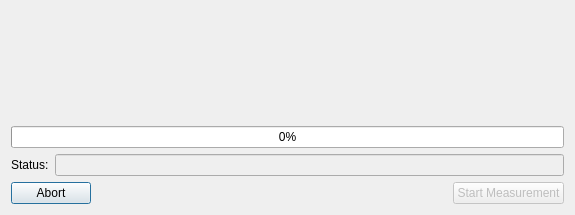
<?xml version="1.0" encoding="UTF-8"?>
<ui version="4.0">
 <class>AutomaticAmplitudeDialog</class>
 <widget class="QDialog" name="AutomaticAmplitudeDialog">
  <property name="enabled">
   <bool>true</bool>
  </property>
  <property name="geometry">
   <rect>
    <x>0</x>
    <y>0</y>
    <width>575</width>
    <height>215</height>
   </rect>
  </property>
  <property name="sizePolicy">
   <sizepolicy hsizetype="Maximum" vsizetype="Preferred">
    <horstretch>0</horstretch>
    <verstretch>0</verstretch>
   </sizepolicy>
  </property>
  <property name="windowTitle">
   <string>Automatic Measurement</string>
  </property>
  <property name="modal">
   <bool>true</bool>
  </property>
  <layout class="QVBoxLayout" name="verticalLayout" stretch="1,0,0,0">
   <item>
    <widget class="QLabel" name="explanation">
     <property name="sizePolicy">
      <sizepolicy hsizetype="Minimum" vsizetype="Preferred">
       <horstretch>0</horstretch>
       <verstretch>0</verstretch>
      </sizepolicy>
     </property>
     <property name="text">
      <string/>
     </property>
     <property name="wordWrap">
      <bool>true</bool>
     </property>
    </widget>
   </item>
   <item>
    <widget class="QProgressBar" name="progress">
     <property name="value">
      <number>0</number>
     </property>
    </widget>
   </item>
   <item>
    <layout class="QHBoxLayout" name="horizontalLayout">
     <item>
      <widget class="QLabel" name="label_2">
       <property name="text">
        <string>Status:</string>
       </property>
      </widget>
     </item>
     <item>
      <widget class="QLineEdit" name="status">
       <property name="enabled">
        <bool>false</bool>
       </property>
      </widget>
     </item>
    </layout>
   </item>
   <item>
    <layout class="QHBoxLayout" name="horizontalLayout_2">
     <item>
      <widget class="QPushButton" name="abort">
       <property name="text">
        <string>Abort</string>
       </property>
      </widget>
     </item>
     <item>
      <spacer name="horizontalSpacer">
       <property name="orientation">
        <enum>Qt::Horizontal</enum>
       </property>
       <property name="sizeHint" stdset="0">
        <size>
         <width>40</width>
         <height>20</height>
        </size>
       </property>
      </spacer>
     </item>
     <item>
      <widget class="QPushButton" name="start">
       <property name="enabled">
        <bool>false</bool>
       </property>
       <property name="text">
        <string>Start Measurement</string>
       </property>
       <property name="icon">
        <iconset resource="../icons.qrc">
         <normaloff>:/icons/play.png</normaloff>:/icons/play.png</iconset>
       </property>
      </widget>
     </item>
    </layout>
   </item>
  </layout>
 </widget>
 <resources>
  <include location="../icons.qrc"/>
 </resources>
 <connections/>
</ui>
